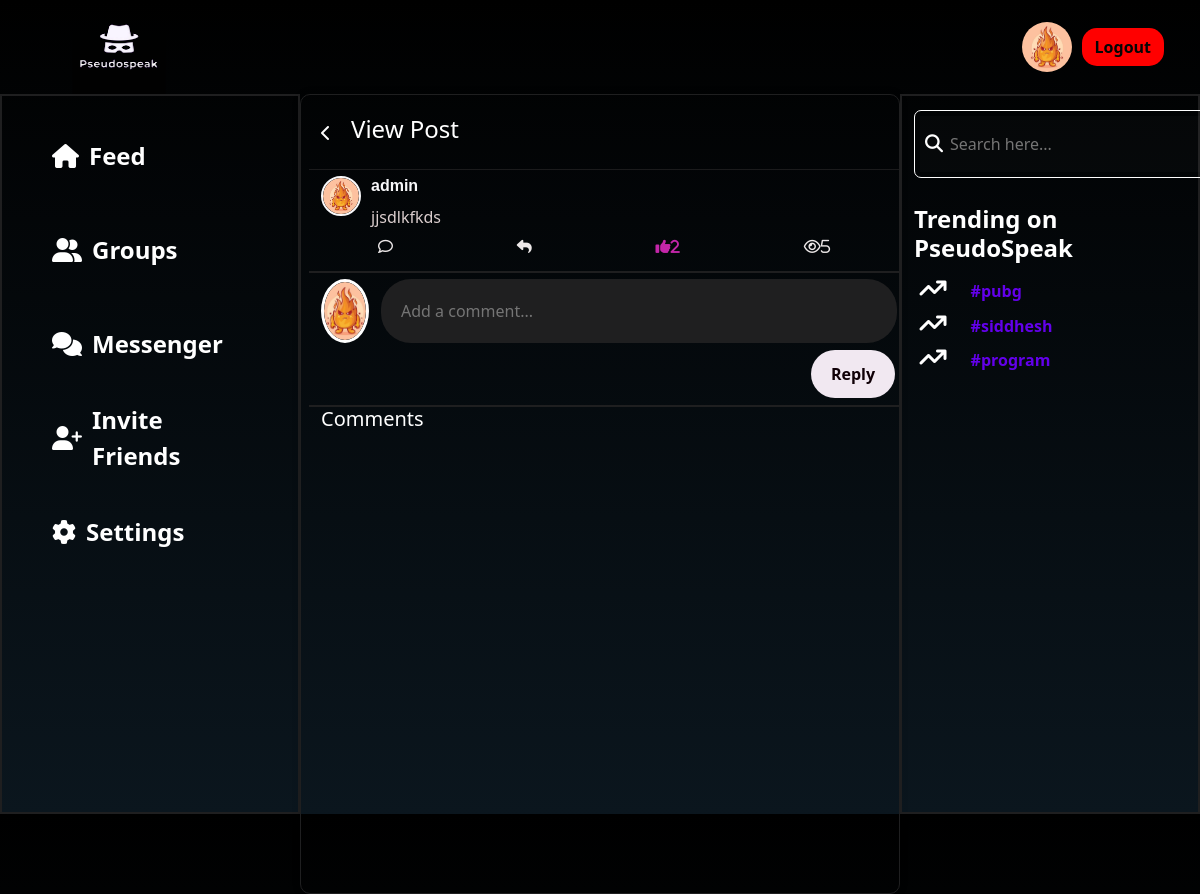
Page /message/29/ (signed in) on the earlier database version.
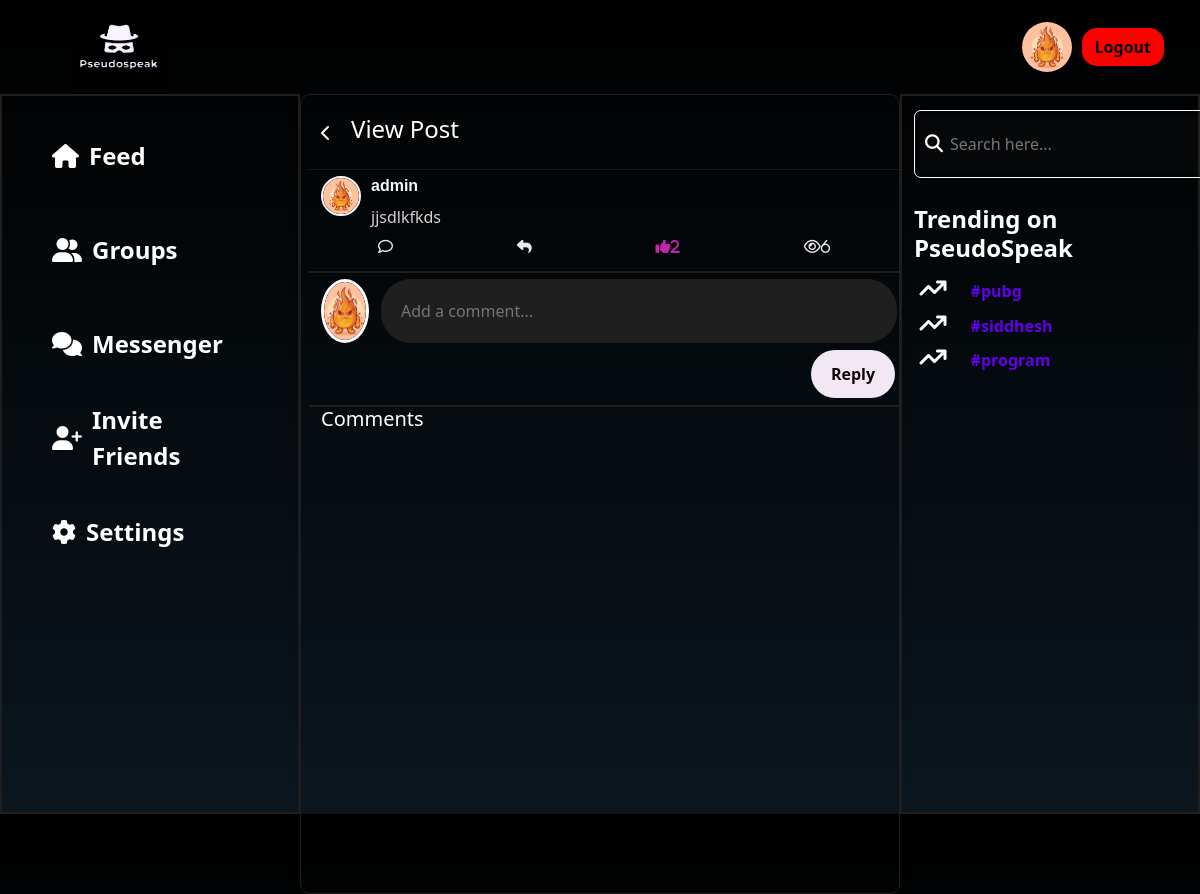
Same page on the later database version.
### main/models.py (models this page shows, shortened)
class TrendingMessage(models.Model):
    user=models.ForeignKey(User,null=True,on_delete=models.CASCADE)
    content=models.TextField()
    image=models.ImageField(null=True,blank=True,upload_to="images/")
    likes=models.IntegerField(null=True,default=0)
    userLiked=models.ManyToManyField(User,related_name='user_like',blank=True)
    view_count=models.IntegerField(null=True,default=0)
    viewed=models.ManyToManyField(User,related_name='viewed',blank=True)
    hashtags=models.ManyToManyField('Hashtag',blank=True)
    date_added = models.DateTimeField(auto_now_add=True,null=True)
    parent_message = models.ForeignKey('self', null=True, blank=True, on_delete=models.CASCADE, related_name='replies')
    custom_ordering = models.FloatField(default=0)
    option1 = models.CharField(max_length=100, blank=True,null=True)
    option2 = models.CharField(max_length=100, blank=True,null=True)
    voted = models.ManyToManyField(User, related_name='voted', blank=True, null=True)
    votes_option1 = models.IntegerField(default=0,blank=True,null=True)
    votes_option2 = models.IntegerField(default=0,blank=True,null=True)
    def decrypt_message(self):  # Replace with your actual secret key
        try:
            message_decrypted=f.decrypt(self.content)
            message_decoded=message_decrypted.decode('utf-8')
            return message_decoded
        except Exception as e:
            print(f"InvalidToken exception: {e.__cause__}")
            return "Invalid decryption token"
    class Meta:
        ordering = ['custom_ordering']

class Profile(models.Model):
    user=models.OneToOneField(User,null=True,on_delete=models.CASCADE)
    blocked_user=models.ManyToManyField(User,related_name="block_users",blank=True)
    profile_img=models.ImageField(null=True,blank=True,upload_to='images/')
    bio=models.CharField(null=True,max_length=51)
    follow=models.ManyToManyField(User,related_name='follow',blank=True)
    following=models.ManyToManyField(User,related_name='following',blank=True)

### main/views.py (the view)
# urls.py: path('message/<int:message_id>/', views.view_message, name='view_message'),
@login_required(login_url="login_or_signup_view")
def view_message(request, message_id):
    message = get_object_or_404(TrendingMessage, id=message_id)
    hashtags = Hashtag.objects.all()[:3]
    replies = message.replies.all().order_by("-likes")
    return render(
        request, "main/view_message.html", {"message": message, "replies": replies,"hashtags":hashtags}
    )

### main/templates/main/view_message.html (shortened to what the changed rows need)
{% load static %}
<!DOCTYPE html>
<html lang="en">
  <head>
    <link
      href="https://cdn.jsdelivr.net/npm/bootstrap@5.3.1/dist/css/bootstrap.min.css"
      rel="stylesheet"
    />
    <link rel="stylesheet" href="{% static 'main/css/index.css' %}">
  </head>
  <body>
    <div class="container-fluid">
      <div class="row content-1">
        <div class="col-6 content-1b content-scroll">
          <div class="msgbox">
            <form>
              <div id="message-output" class="msg-output-main row">
                <div class="msg-output">
                  <div class="msg-output-img">
                    <img src="{{message.user.profile.profile_img.url}}" alt="Profile Picture" id="profile-img" data-img-id="{{message.user.username}}">
                  </div>
                  <div class="msg-output-details">
                    <h5>{{message.user.username}}</h5>
                    <p>{{message.decrypt_message}}</p>
                  </div>
                </div>
                <div class="msg-output-icons">
                  <i class="far fa-comment" id="comment" data-message-id="{{message.pk}}"></i>
                  <i class="fa-solid fa-reply"></i>
                  {% if request.user in message.userLiked.all %}
                  <i class="far fa-solid fa-thumbs-up" id="msg-likes" data-likes-id="{{message.pk}}" style="color: #c426a9;">{{message.likes}}</i>
                  {% else %}
                  <i class="far fa-thumbs-up" id="msg-likes" data-likes-id="{{message.pk}}">{{message.likes}}</i>
                  {% endif %}
                  <i class="fa-regular fa-eye" id="views" data-views-id="{{message.pk}}">{{message.view_count}}</i>
                </div>
              </div>
            </form>
          </div>
        </div>
      </div>
    </div>
  </body>
</html>

Differences in the rows shown:
changed TrendingMessage "jjsdlkfkds": view_count "5" → "6"
